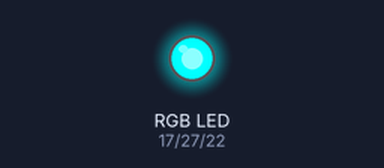
A program run on a simulated Raspberry Pi (BCM pin numbers). Parts: an RGB LED mixed from three pins (HIGH = lit).

Above: at 0.5 s.
At 1.5 s:
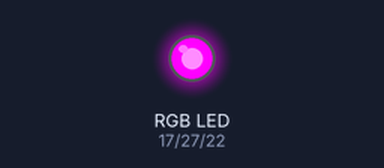
At 5.5 s:
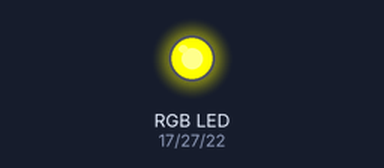
Timing chart, 0 to 6.9 s (numbered marks = the images above):
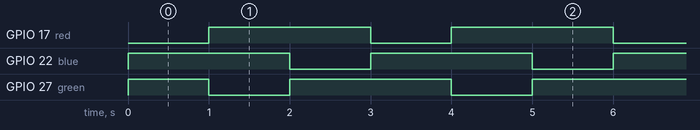

The program:

rgb_blink_copy3.py
```python
# LED RGB 깜빡이기
import RPi.GPIO as GPIO
import time

red = 17 # Ground 역할
green = 27
blue = 22

GPIO.setmode(GPIO.BCM)
GPIO.setup(red, GPIO.OUT)
GPIO.setup(green, GPIO.OUT)
GPIO.setup(blue, GPIO.OUT)

GPIO.output(red, False)
GPIO.output(green, False)
GPIO.output(blue, False) # 여기까지 초기화

try:
    while True:
        # RED+GREEN = YELLOW / RED+BLUE = PINK / GREEN+BLUE = SKY / RED+GREEN+BLUE = WHITE

        GPIO.output(red, False) # RED 켜짐
        GPIO.output(green, True)
        GPIO.output(blue, True)
        time.sleep(1)
        GPIO.output(red, True)
        GPIO.output(green, False) # Green 켜짐
        GPIO.output(blue, True)
        time.sleep(1)
        GPIO.output(red, True)
        GPIO.output(green, True)
        GPIO.output(blue, GPIO.LOW) # Blue 켜짐
        time.sleep(1)

except KeyboardInterrupt:
    GPIO.output(red, GPIO.HIGH) # GPIO.HIGH = True / GPIO.LOW = False
    GPIO.output(green, GPIO.HIGH)
    GPIO.output(blue, GPIO.HIGH)
    GPIO.cleanup() # 잘못되면 클린업으로 종료
```

Measured:
- by itself, GPIO 17 (red), GPIO 22 (blue): alternates HIGH for 2.0 s and LOW for 1.0 s
- by itself, GPIO 27 (green): repeats every 3.0 s: LOW 1.0 s, HIGH 2.0 s
- by itself, everything shown: repeats every 3.0 s, in 3 steps
